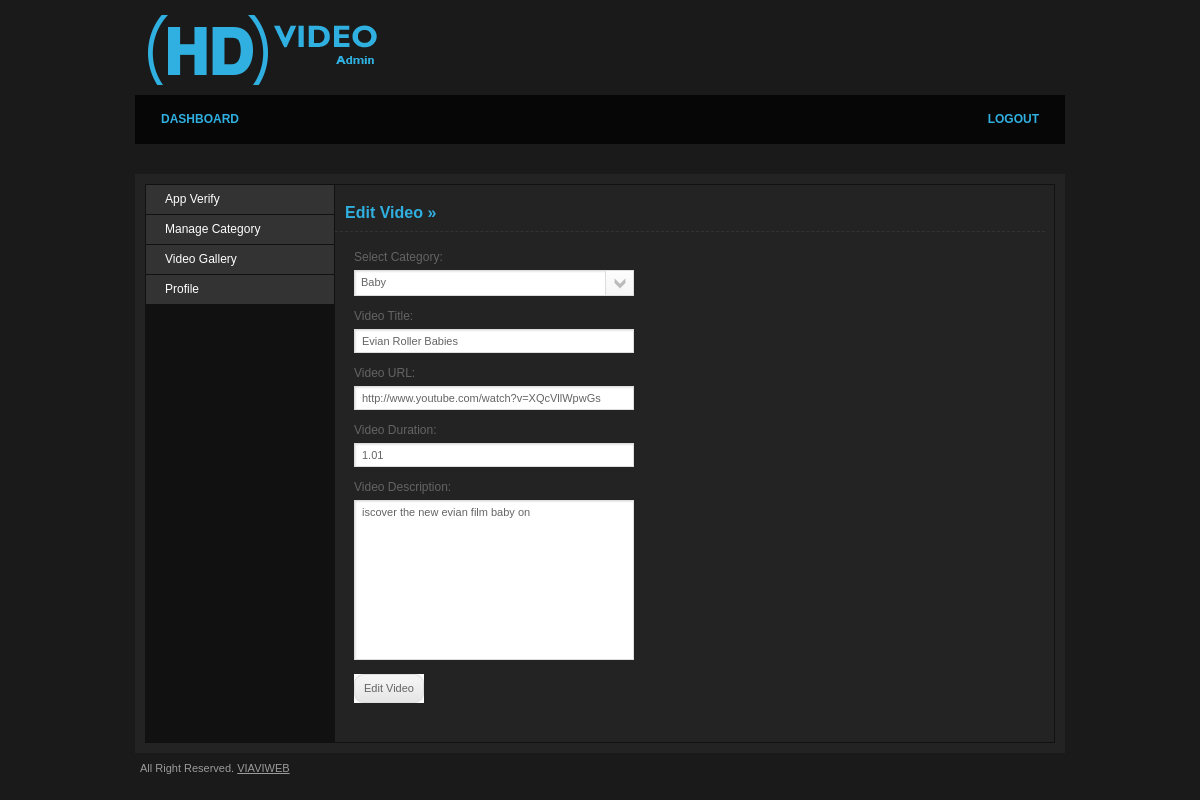
/edit_gallery_video.php?vid_id=87 (signed in), run on the app's committed database.
### tables this page shows
CREATE TABLE IF NOT EXISTS `tbl_gallery` (
  `id` int(11) NOT NULL AUTO_INCREMENT,
  `cat_id` int(11) NOT NULL,
  `video_title` varchar(255) NOT NULL,
  `video_url` varchar(255) NOT NULL,
  `video_id` varchar(255) NOT NULL,
  `video_duration` varchar(255) NOT NULL,
  `video_description` varchar(255) NOT NULL,
  PRIMARY KEY (`id`)
);

### edit_gallery_video.php (the view, shortened to what this page needs)
<?php include("includes/header.php");
	require("includes/function.php");
	if(isset($_GET['vid_id']))
	{
		$img_qry="SELECT * FROM  tbl_gallery WHERE id='".$_GET['vid_id']."'";
		$img_res=mysql_query($img_qry);
		$img_row=mysql_fetch_assoc($img_res);
	}
?>
                <div id="main">
                	<h2>Edit Video &raquo;</h2>
					<form action="" method="post" class="jNice" enctype="multipart/form-data">
						<fieldset>
							<p>
								<label>Select Category:</label>
								 </p>
							<p><label>Video Title:</label>
								<input type="text" name="video_title" id="video_title" value="<?php echo $img_row['video_title'];?>" class="text-long" placeholder="Test Video" />
							</p>
                            <p><label>Video URL:</label>
								<input type="text" name="video_url" id="video_url" value="<?php echo $img_row['video_url'];?>" class="text-long" placeholder="https://www.youtube.com/watch?v=xxxxxxxx"/>
							</p>
                            <p><label>Video Duration:</label>
								<input type="text" name="video_duration" id="video_duration" value="<?php echo $img_row['video_duration'];?>" class="text-long" placeholder="3:50" />
							</p>
                        	 <p><label>Video Description:</label>
                            	<textarea name="vid_description" id="vid_description" class="text-long"><?php echo $img_row['video_description'];?></textarea>
                            </p>
                        </fieldset>
                    </form>
                </div>
            </div>
        </div>
<?php include("includes/footer.php");?>

### style/css/layout.css (style rules this page uses)
body { background: #1a1a1a; font-family: Arial, Helvetica, sans-serif; font-size: 12px; color: #646464; text-align: center; }
h2 { width:100%; padding-left:10px!important; color: #30b0e0; font-size: 16px; line-height: 16px; font-weight: bold; margin: 20px 0 0 0; padding: 0 0 10px 0; border-bottom: 1px dashed #333; }
#main { width: 700px; float: right; padding: 0 19px 0 0; background:#232323; }
#main fieldset { padding: 19px; margin: 0 0 20px 0; }
#main fieldset p { margin: 0 0 14px 0; float: left; width: 100%; }
#main fieldset label { display: block; width: 100%; margin: 0 0 7px 0; line-height: 12px; }
#main fieldset .text-long { border: 1px solid #ddd; background: #fff url(../img/input-shaddow.gif) no-repeat left top; font: 11px Arial, Helvetica, sans-serif; color: #646464; padding: 5px 7px; width: 264px; float: left; margin: 0 10px 0 0; }
#main fieldset textarea { border: 1px solid #ddd; background: #fff url(../img/input-shaddow.gif) no-repeat left top; font: 11px Arial, Helvetica, sans-serif; color: #646464; padding: 5px 7px; width: 364px; float: left; margin: 0 10px 0 0; height: 148px; overflow: hidden; }

### data on the page
tbl_gallery: video_title "Evian Roller Babies", video_url "http://www.youtube.com/watch?v=XQcVllWpwGs", video_duration "1.01", vid_description "iscover the new evian film baby on"
